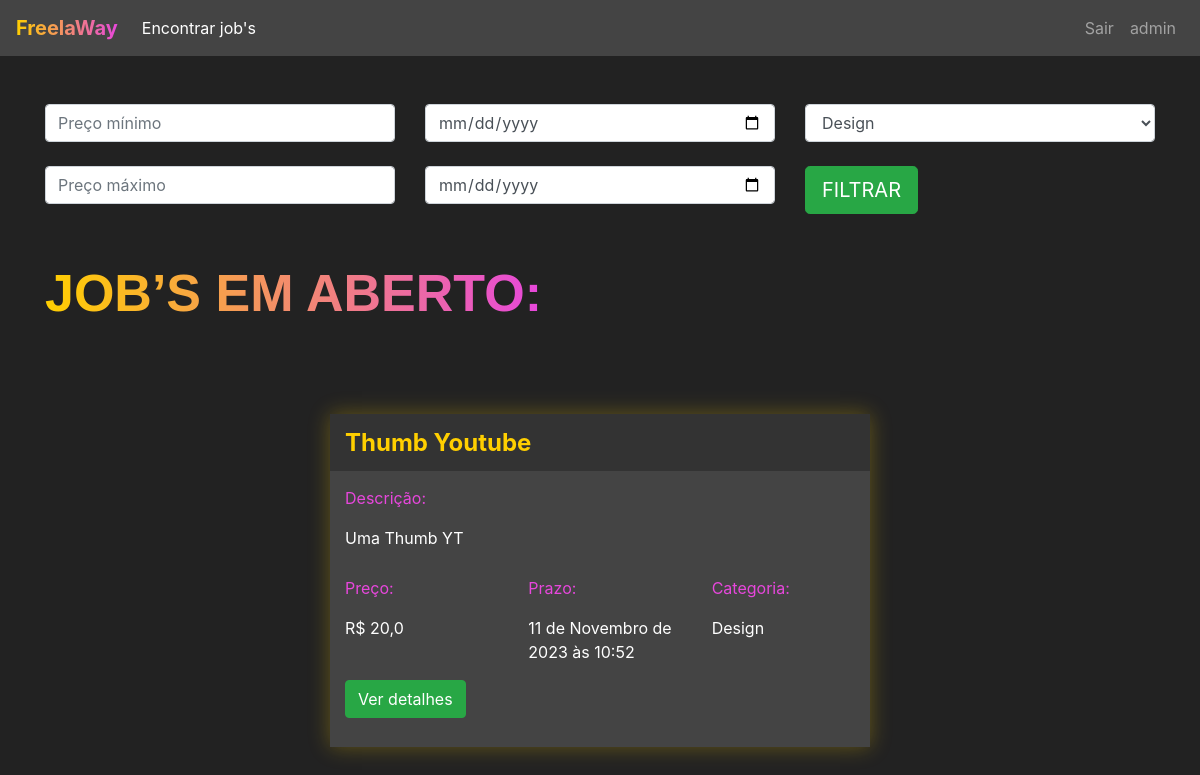
The app's page /jobs/encotrar_jobs/ (signed in) with its own data.
### jobs/models.py (models this page shows, shortened)
class Jobs(models.Model):
    categoria_choices = (('D', 'Design'),
    ('EV', 'Edição de Vídeo'))
    status_choices = (('C', 'Em criação'),
    ('AA', 'Aguardando aprovação'),
    ('F', 'Finalizado'))
    titulo = models.CharField(max_length=200)
    descricao = models.TextField()
    categoria = models.CharField(max_length=2, choices=categoria_choices, default="D")
    prazo_entrega = models.DateTimeField()
    preco = models.FloatField()
    referencias = models.ManyToManyField(Referencias)
    profissional = models.ForeignKey(User, on_delete=models.DO_NOTHING, null=True, blank=True)
    reservado = models.BooleanField(default=False)
    status = models.CharField(max_length=2, choices=status_choices ,default='C')
    arquivo_final = models.FileField(null=True)

### jobs/views.py (the view)
# urls.py: path('encotrar_jobs/', views.encontrar_jobs, name="encontrar_jobs"),
@login_required(login_url='/auth/logar/')
def encontrar_jobs(request):
    if request.method == "GET":
        preco_minimo = request.GET.get('preco_minimo')
        preco_maximo = request.GET.get('preco_maximo')
        prazo_minimo = request.GET.get('prazo_minimo')
        prazo_maximo = request.GET.get('prazo_maximo')
        categoria = request.GET.get('categoria')
        if preco_minimo or preco_maximo or prazo_minimo or prazo_maximo or categoria:
            if not preco_minimo:
                preco_minimo = 0
            if not preco_maximo:
                preco_maximo = 999999
            if not prazo_minimo:
                prazo_minimo = datetime(year=1900, month=1, day=1)
            if not prazo_maximo:
                prazo_maximo = datetime(year=3000, month=1, day=1)
            if categoria == 'D':
                categoria = ['D',]
            elif categoria == 'EV':
                categoria = ['EV',]
            jobs = Jobs.objects.filter(preco__gte=preco_minimo)\
            .filter(preco__lte=preco_maximo)\
            .filter(prazo_entrega__gte=prazo_minimo)\
            .filter(prazo_entrega__lte=prazo_maximo)\
            .filter(categoria__in=categoria)
        else:
            jobs = Jobs.objects.filter(reservado=False)
        return render(request, 'encontrar_jobs.html', {'jobs': jobs})

### jobs/models.py (called while the page is built)
    def __str__(self) -> str:
        return self.arquivo.url

### jobs/templates/encontrar_jobs.html (shortened to what this page needs)
{% extends 'base.html' %}
{% load static %}
{% block 'head' %}
<link rel="stylesheet" href="{% static 'jobs/css/encontrar_jobs.css' %}">
{% endblock 'head' %}
{% block 'body' %}
<div class="container">
    <br>
    <br>
    <div class="row">
        <div class="col-sm">
            <form action="{% url 'encontrar_jobs' %}" method="GET"> {% csrf_token %}
                <input type="text" class="form-control" placeholder="Preço mínimo" name="preco_minimo">
                <br>
                <input type="text" class="form-control" placeholder="Preço máximo" name="preco_maximo">
        </div>
        <div class="col-sm">
            <input type="date" class="form-control" name="prazo_minimo">
            <br>
            <input type="date" class="form-control" name="prazo_maximo">
        </div>
        <div class="col-sm">
            <select class="form-control" name="categoria">
                <option value="D">Design</option>
            </select>
            <br>
            <input type="submit" class="btn btn-success btn-lg" value="FILTRAR">
        </div>
    </div>
    <br>
    <br>
    <h2 class="titulo">JOB’S EM ABERTO:</h2>
    <div class="row justify-content-around">
        {% for job in jobs %}
        <div class="col-6 row-card">
            <div class="card-job">
                <div class="header-job">
                    <h4 class="titulo-job">{{job.titulo}}</h4>
                </div>
                <div class="body-job">
                    <p class="titulo-body">Descrição:</p>
                    <div style="width: 70%">
                        <p>{{job.descricao}}</p>
                    </div>
                    <div class="row">
                        <div class="col-4">
                            <p class="titulo-body">Preço:</p>
                            <p>R$ {{job.preco}}</p>
                        </div>
                        <div class="col-4">
                            <p class="titulo-body">Prazo:</p>
                            <p>{{job.prazo_entrega}}</p>
                        </div>
                        <div class="col-4">
                            <p class="titulo-body">Categoria:</p>
                            <p>{{ job.get_categoria_display }}</p>
                        </div>
                    </div>
                    <button class="btn btn-success" data-toggle="modal" data-target="#modal-{{job.id}}">Ver
                        detalhes</button>
                    <br>
                    <br>
                </div>
            </div>
        </div>
        {% endfor %}
    </div>
</div>
{% endblock %}

### templates/base.html (shortened to what this page needs)
<!doctype html>
<html lang="en">
<head>
    {% block 'head' %}
    {% endblock %}
    <link rel="stylesheet" href="https://cdn.jsdelivr.net/npm/bootstrap@4.6.1/dist/css/bootstrap.min.css">
</head>
<body class="fundo">
    {% if user.is_authenticated %}
        <nav style="background-color: #444;" class="navbar navbar-expand-lg navbar-dark">
            <a class="navbar-brand" href="#"><span class="font-degrade-nav">FreelaWay</span></a>
            <div class="collapse navbar-collapse" id="navbarNav">
                <ul class="navbar-nav">
                    <li class="nav-item active">
                        <a class="nav-link" href="{% url "encontrar_jobs" %}">Encontrar job's</a>
                    </li>
                </ul>
                <ul class="navbar-nav ml-auto">
                    <li class="nav-item">
                        <a class="nav-link" href="{% url 'sair' %}">Sair</a>
                    </li>
                    <li class="nav-item">
                        <a class="nav-link" href="{% url 'perfil' %}">{{request.user}}</a>
                    </li>
                </ul>
            </div>
        </nav>
    {% endif %}
    {% block 'body' %}{% endblock %}
</body>
</html>

### templates/static/jobs/css/encontrar_jobs.css (style rules this page uses)
.fundo { background-color: #222; color: white; }
.card-job { background-color: #444; box-shadow: 0 0px 20px 0 rgba(255, 207, 0, 0.3); padding: 0; margin-top: 50px; }
.header-job { background-color: #333; width: 100% !important; padding: 5px; padding-left: 15px; }
.row-card { margin-top: 40px; }
.titulo-job { color: #FFCF00; font-weight: bold; margin-top: 10px; }
.body-job { padding: 5px; padding-left: 15px; }
.titulo-body { color: #E747DC; margin-top: 10px; }
.titulo { font-family: Arial, Helvetica, sans-serif; font-weight: bold; font-size: 52px; display: inline; background-image: linear-gradient(90deg, rgba(255, 207, 0, 1) 0%, rgba(231, 71, 220, 1) 100%); background-clip: text; -webkit-background-clip: text; color: transparent; padding-bottom: 10px; }

### templates/base.html (style rules this page uses)
.font-degrade-nav { background-image: linear-gradient(90deg, rgba(255, 207, 0, 1) 0%, rgba(231, 71, 220, 1) 100%); background-clip: text; -webkit-background-clip: text; color: transparent; padding-bottom: 10px; font-size: 20px; font-weight: bold; }

### records on screen
Jobs: titulo "Thumb Youtube", descricao "Uma Thumb YT", preco "20,0", prazo_entrega "11 de Novembro de 2023 às 10:52", categoria "Design"

### other values on screen
{{ request.user }} "admin"
